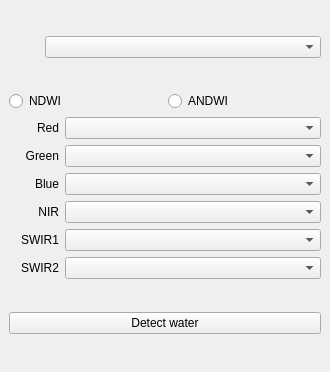
<?xml version="1.0" encoding="UTF-8"?>
<ui version="4.0">
 <class>WaterBodyRecognizerDockWidget</class>
 <widget class="QDockWidget" name="WaterBodyRecognizerDockWidget">
  <property name="geometry">
   <rect>
    <x>0</x>
    <y>0</y>
    <width>330</width>
    <height>372</height>
   </rect>
  </property>
  <property name="windowTitle">
   <string>Water Body Recognizer</string>
  </property>
  <widget class="QWidget" name="dockWidgetContents">
   <layout class="QGridLayout">
    <property name="sizeConstraint">
     <enum>QLayout::SetMinimumSize</enum>
    </property>
    <item row="0" column="0">
     <layout class="QVBoxLayout" name="verticalLayout">
      <property name="sizeConstraint">
       <enum>QLayout::SetMinimumSize</enum>
      </property>
      <item>
       <layout class="QHBoxLayout" name="horizontalLayout">
        <item>
         <widget class="QLabel" name="label_2">
          <property name="maximumSize">
           <size>
            <width>30</width>
            <height>16777215</height>
           </size>
          </property>
          <property name="cursor">
           <cursorShape>ArrowCursor</cursorShape>
          </property>
          <property name="text">
           <string/>
          </property>
          <property name="pixmap">
           <pixmap resource="resources.qrc">:/plugins/QGISWaterBodyRecognizerPlugin/img/raster.svg</pixmap>
          </property>
          <property name="alignment">
           <set>Qt::AlignRight|Qt::AlignTrailing|Qt::AlignVCenter</set>
          </property>
         </widget>
        </item>
        <item>
         <widget class="QgsMapLayerComboBox" name="mMapLayerComboBox"/>
        </item>
       </layout>
      </item>
     </layout>
    </item>
    <item row="2" column="0">
     <layout class="QHBoxLayout" name="horizontalLayout_3">
      <property name="sizeConstraint">
       <enum>QLayout::SetMinimumSize</enum>
      </property>
      <item>
       <widget class="QPushButton" name="btnClassify">
        <property name="text">
         <string>Detect water</string>
        </property>
       </widget>
      </item>
     </layout>
    </item>
    <item row="1" column="0">
     <layout class="QVBoxLayout" name="verticalLayout_2">
      <item>
       <layout class="QHBoxLayout" name="horizontalLayout_9">
        <item>
         <widget class="QRadioButton" name="rbNDWI">
          <property name="text">
           <string>NDWI</string>
          </property>
         </widget>
        </item>
        <item>
         <widget class="QRadioButton" name="rbANDWI">
          <property name="text">
           <string>ANDWI</string>
          </property>
         </widget>
        </item>
       </layout>
      </item>
      <item>
       <layout class="QHBoxLayout" name="horizontalLayout_2">
        <item>
         <widget class="QLabel" name="labRed">
          <property name="sizePolicy">
           <sizepolicy hsizetype="Preferred" vsizetype="Preferred">
            <horstretch>0</horstretch>
            <verstretch>0</verstretch>
           </sizepolicy>
          </property>
          <property name="maximumSize">
           <size>
            <width>50</width>
            <height>16777215</height>
           </size>
          </property>
          <property name="text">
           <string>Red</string>
          </property>
          <property name="alignment">
           <set>Qt::AlignRight|Qt::AlignTrailing|Qt::AlignVCenter</set>
          </property>
         </widget>
        </item>
        <item>
         <widget class="QgsRasterBandComboBox" name="mRedRasterBand"/>
        </item>
       </layout>
      </item>
      <item>
       <layout class="QHBoxLayout" name="horizontalLayout_4">
        <item>
         <widget class="QLabel" name="labGreen">
          <property name="maximumSize">
           <size>
            <width>50</width>
            <height>16777215</height>
           </size>
          </property>
          <property name="text">
           <string>Green</string>
          </property>
          <property name="alignment">
           <set>Qt::AlignRight|Qt::AlignTrailing|Qt::AlignVCenter</set>
          </property>
         </widget>
        </item>
        <item>
         <widget class="QgsRasterBandComboBox" name="mGreenRasterBand"/>
        </item>
       </layout>
      </item>
      <item>
       <layout class="QHBoxLayout" name="horizontalLayout_7">
        <item>
         <widget class="QLabel" name="labBlue">
          <property name="maximumSize">
           <size>
            <width>50</width>
            <height>16777215</height>
           </size>
          </property>
          <property name="text">
           <string>Blue</string>
          </property>
          <property name="alignment">
           <set>Qt::AlignRight|Qt::AlignTrailing|Qt::AlignVCenter</set>
          </property>
         </widget>
        </item>
        <item>
         <widget class="QgsRasterBandComboBox" name="mBlueRasterBand"/>
        </item>
       </layout>
      </item>
      <item>
       <layout class="QHBoxLayout" name="horizontalLayout_8">
        <item>
         <widget class="QLabel" name="labNIR">
          <property name="maximumSize">
           <size>
            <width>50</width>
            <height>16777215</height>
           </size>
          </property>
          <property name="text">
           <string>NIR</string>
          </property>
          <property name="alignment">
           <set>Qt::AlignRight|Qt::AlignTrailing|Qt::AlignVCenter</set>
          </property>
         </widget>
        </item>
        <item>
         <widget class="QgsRasterBandComboBox" name="mNIRRasterBand"/>
        </item>
       </layout>
      </item>
      <item>
       <layout class="QHBoxLayout" name="horizontalLayout_6">
        <item>
         <widget class="QLabel" name="labSWIR1">
          <property name="maximumSize">
           <size>
            <width>50</width>
            <height>16777215</height>
           </size>
          </property>
          <property name="text">
           <string>SWIR1</string>
          </property>
          <property name="alignment">
           <set>Qt::AlignRight|Qt::AlignTrailing|Qt::AlignVCenter</set>
          </property>
         </widget>
        </item>
        <item>
         <widget class="QgsRasterBandComboBox" name="mSWIR1RasterBand"/>
        </item>
       </layout>
      </item>
      <item>
       <layout class="QHBoxLayout" name="horizontalLayout_5">
        <item>
         <widget class="QLabel" name="labSWIR2">
          <property name="maximumSize">
           <size>
            <width>50</width>
            <height>16777215</height>
           </size>
          </property>
          <property name="text">
           <string>SWIR2</string>
          </property>
          <property name="alignment">
           <set>Qt::AlignRight|Qt::AlignTrailing|Qt::AlignVCenter</set>
          </property>
         </widget>
        </item>
        <item>
         <widget class="QgsRasterBandComboBox" name="mSWIR2RasterBand"/>
        </item>
       </layout>
      </item>
     </layout>
    </item>
   </layout>
  </widget>
 </widget>
 <customwidgets>
  <customwidget>
   <class>QgsMapLayerComboBox</class>
   <extends>QComboBox</extends>
   <header>qgsmaplayercombobox.h</header>
  </customwidget>
  <customwidget>
   <class>QgsRasterBandComboBox</class>
   <extends>QComboBox</extends>
   <header>qgsrasterbandcombobox.h</header>
  </customwidget>
 </customwidgets>
 <connections/>
</ui>
